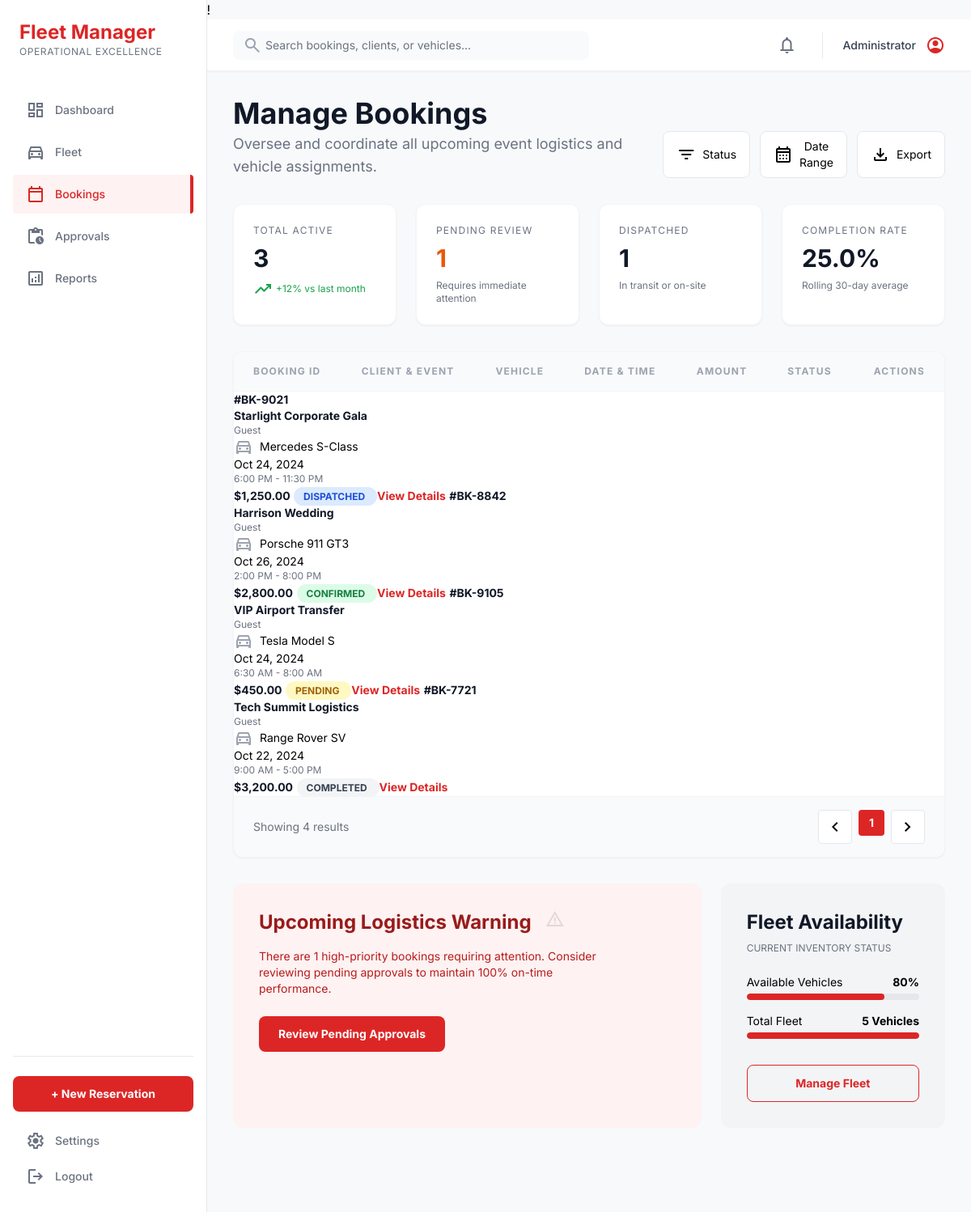
Page /bookings.php (signed in) on the committed database.
### tables this page shows
CREATE TABLE IF NOT EXISTS bookings (
    id INT PRIMARY KEY AUTO_INCREMENT,
    booking_number VARCHAR(20) UNIQUE NOT NULL,
    user_id INT,
    vehicle_id INT,
    event_type_id INT,
    event_name VARCHAR(100),
    event_date DATE,
    start_time TIME,
    end_time TIME,
    pickup_location TEXT,
    dropoff_location TEXT,
    total_hours INT,
    total_days INT,
    subtotal DECIMAL(10,2),
    tax DECIMAL(10,2),
    total_amount DECIMAL(10,2),
    status ENUM('pending', 'confirmed', 'in_progress', 'completed', 'cancelled') DEFAULT 'pending',
    special_requests TEXT,
    admin_notes TEXT,
    invoice_generated BOOLEAN DEFAULT FALSE,
    created_at TIMESTAMP DEFAULT CURRENT_TIMESTAMP,
    FOREIGN KEY (user_id) REFERENCES users(id) ON DELETE SET NULL,
    FOREIGN KEY (vehicle_id) REFERENCES vehicles(id) ON DELETE SET NULL,
    FOREIGN KEY (event_type_id) REFERENCES event_types(id) ON DELETE SET NULL
);

CREATE TABLE IF NOT EXISTS vehicles (
    id INT PRIMARY KEY AUTO_INCREMENT,
    name VARCHAR(100) NOT NULL,
    model VARCHAR(100),
    year INT,
    license_plate VARCHAR(20) UNIQUE,
    vin_number VARCHAR(50),
    price_per_day DECIMAL(10,2),
    price_per_hour DECIMAL(10,2),
    status ENUM('available', 'booked', 'maintenance') DEFAULT 'available',
    category VARCHAR(50),
    capacity INT DEFAULT 4,
    transmission ENUM('Manual', 'Automatic') DEFAULT 'Automatic',
    fuel_type ENUM('Petrol', 'Diesel', 'Electric', 'Hybrid') DEFAULT 'Petrol',
    description TEXT,
    image_url VARCHAR(255),
    created_at TIMESTAMP DEFAULT CURRENT_TIMESTAMP
);

### bookings.php (the view, shortened to what the rows shown need)
<?php
try {
    $bookings = $pdo->query("
        SELECT
            b.*,
            v.name as vehicle_name,
            u.full_name as client_name,
            u.company_name,
            et.name as event_type_name
        FROM bookings b
        LEFT JOIN vehicles v ON b.vehicle_id = v.id
        LEFT JOIN users u ON b.user_id = u.id
        LEFT JOIN event_types et ON b.event_type_id = et.id
        ORDER BY b.created_at DESC
    ")->fetchAll();
} catch(PDOException $e) {
    $bookings = [];
    echo "Debug: " . $e->getMessage();
}
?>
<!DOCTYPE html>
<html lang="en">
<head>
<script src="https://cdn.tailwindcss.com?plugins=forms,container-queries"></script>
</head>
<body class="bg-background text-on-background">
<aside class="h-screen w-64 fixed left-0 top-0 flex flex-col py-6 px-4 bg-white border-r border-gray-200 z-50">
    <div class="mb-10 px-2">
        <h2 class="text-2xl font-bold text-red-600">Fleet Manager</h2>
    </div>
</aside>
<main class="ml-64 min-h-screen">
    <div class="p-8 max-w-7xl mx-auto">
        <div class="flex justify-between items-end mb-8">
            <div>
                <h1 class="text-4xl font-bold text-gray-900">Manage Bookings</h1>
            </div>
        </div>
        <div class="bg-white rounded-xl border border-gray-100 shadow-sm overflow-hidden">
            <div class="overflow-x-auto">
                <table class="w-full text-left border-collapse">
                    <thead>
                        <tr class="bg-gray-50 border-b border-gray-100">
                            <th class="px-6 py-4 text-xs font-bold text-gray-400 uppercase tracking-widest">Booking ID</th>
                            <th class="px-6 py-4 text-xs font-bold text-gray-400 uppercase tracking-widest">Client &amp; Event</th>
                            <th class="px-6 py-4 text-xs font-bold text-gray-400 uppercase tracking-widest">Vehicle</th>
                            <th class="px-6 py-4 text-xs font-bold text-gray-400 uppercase tracking-widest">Date &amp; Time</th>
                            <th class="px-6 py-4 text-xs font-bold text-gray-400 uppercase tracking-widest">Amount</th>
                            <th class="px-6 py-4 text-xs font-bold text-gray-400 uppercase tracking-widest">Status</th>
                            <th class="px-6 py-4 text-xs font-bold text-gray-400 uppercase tracking-widest text-right">Actions</th>
                        </table>
                    <tbody class="divide-y divide-gray-100" id="bookingsTable">
                        <?php if (!empty($bookings)): ?>
                            <?php foreach ($bookings as $booking): ?>
                            <tr class="hover:bg-gray-50 transition-colors group booking-row" data-status="<?php echo $booking['status']; ?>">
                                <td class="px-6 py-4">
                                    <span class="text-sm font-bold text-gray-900">#<?php echo substr($booking['booking_number'] ?? 'BK-' . $booking['id'], -8); ?></span>
                                 </td>
                                <td class="px-6 py-4">
                                    <div class="flex flex-col">
                                        <span class="text-sm font-bold text-gray-900"><?php echo htmlspecialchars($booking['event_name'] ?: $booking['event_type_name'] ?: 'Event'); ?></span>
                                        <span class="text-xs text-gray-500"><?php echo htmlspecialchars($booking['client_name'] ?: 'Guest'); ?></span>
                                    </div>
                                </td>
                                <td class="px-6 py-4">
                                    <div class="flex items-center gap-2">
                                        <span class="material-symbols-outlined text-gray-400 text-lg">directions_car</span>
                                        <span class="text-sm"><?php echo htmlspecialchars($booking['vehicle_name'] ?: 'Vehicle'); ?></span>
                                    </div>
                                </td>
                                <td class="px-6 py-4">
                                    <div class="flex flex-col">
                                        <span class="text-sm"><?php echo $booking['event_date'] ? date('M d, Y', strtotime($booking['event_date'])) : 'N/A'; ?></span>
                                        <span class="text-xs text-gray-500">
                                            <?php echo $booking['start_time'] ? date('g:i A', strtotime($booking['start_time'])) : '--'; ?> -
                                            <?php echo $booking['end_time'] ? date('g:i A', strtotime($booking['end_time'])) : '--'; ?>
                                        </span>
                                    </div>
                                </td>
                                <td class="px-6 py-4">
                                    <span class="text-sm font-bold text-gray-900">$<?php echo number_format($booking['total_amount'], 2); ?></span>
                                </td>
                                <td class="px-6 py-4">
                                    <?php
                                    $status_class = match($booking['status']) {
                                        'confirmed' => 'bg-green-100 text-green-700',
                                        'pending' => 'bg-yellow-100 text-yellow-700',
                                        'in_progress' => 'bg-blue-100 text-blue-700',
                                        'completed' => 'bg-gray-100 text-gray-700',
                                        'cancelled' => 'bg-red-100 text-red-700',
                                        default => 'bg-gray-100 text-gray-700'
                                    };
                                    $status_text = match($booking['status']) {
                                        'in_progress' => 'Dispatched',
                                        default => ucfirst($booking['status'] ?? 'Pending')
                                    };
                                    ?>
                                    <span class="px-3 py-1 rounded-full text-xs font-bold uppercase <?php echo $status_class; ?>">
                                        <?php echo $status_text; ?>
                                    </span>
                                </td>
                                <td class="px-6 py-4 text-right">
                                    <a href="booking-details.php?id=<?php echo $booking['id']; ?>" class="text-red-600 font-bold text-sm hover:underline transition-all">View Details</a>
                                </td>
                            </tr>
                            <?php endforeach; ?>
                        <?php else: ?>
                            <tr>
                                <td colspan="7" class="px-6 py-12 text-center text-gray-500">No bookings found. Create your first booking!</td>
                            </tr>
                        <?php endif; ?>
                    </tbody>
            </div>
        </div>
    </div>
</main>
</body>
</html>

### rows in the picture
bookings: booking_number "BK-9021", event_name "Starlight Corporate Gala", client_name "Guest", vehicle.name "Mercedes S-Class", event_date "Oct 24, 2024", start_time "6:00 PM", end_time "11:30 PM", total_amount "1,250.00", status "DISPATCHED"
bookings: booking_number "BK-8842", event_name "Harrison Wedding", client_name "Guest", vehicle.name "Porsche 911 GT3", event_date "Oct 26, 2024", start_time "2:00 PM", end_time "8:00 PM", total_amount "2,800.00", status "CONFIRMED"
bookings: booking_number "BK-9105", event_name "VIP Airport Transfer", client_name "Guest", vehicle.name "Tesla Model S", event_date "Oct 24, 2024", start_time "6:30 AM", end_time "8:00 AM", total_amount "450.00", status "PENDING"
bookings: booking_number "BK-7721", event_name "Tech Summit Logistics", client_name "Guest", vehicle.name "Range Rover SV", event_date "Oct 22, 2024", start_time "9:00 AM", end_time "5:00 PM", total_amount "3,200.00", status "COMPLETED"

### other values in the picture
$_SESSION['admin_name'] "Administrator"
$total_active "3"
$pending_review "1"
$dispatched "1"
$completion_rate ?: 98.4 "25.0"
count($bookings) "4"
$available_percent "80"
$total_all_vehicles "5"
